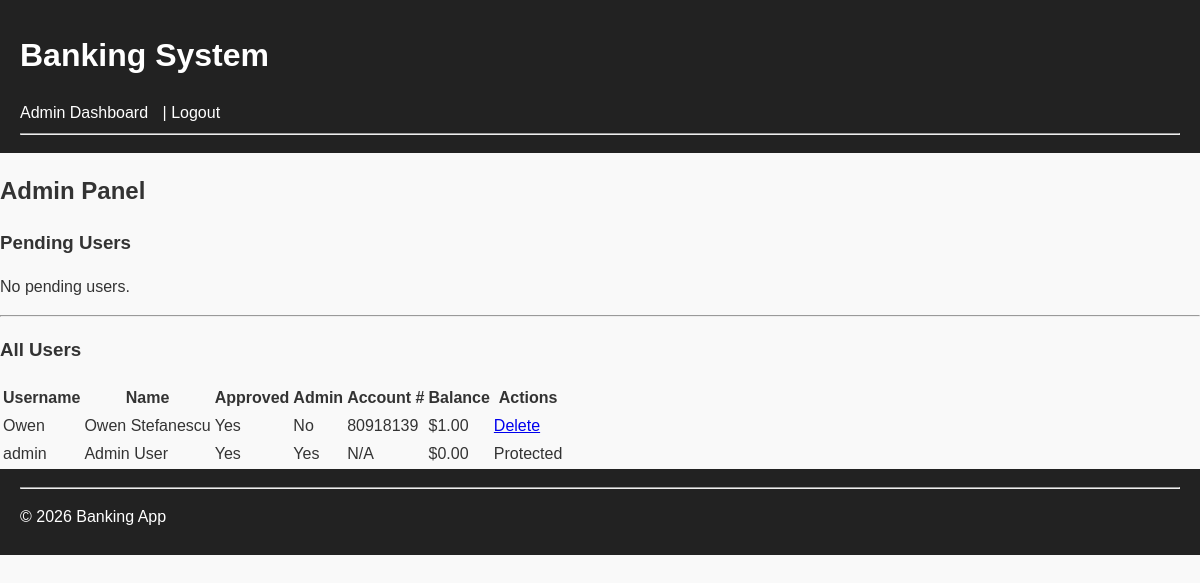
/admin (signed in), run on the app's committed database.
### bank_app/models/user.py (models this page shows)
class User(db.Model):
    __tablename__ = "users"
    id = db.Column(db.Integer, primary_key=True)
    username = db.Column(db.String(50), unique=True, nullable=False)
    first_name = db.Column(db.String(50), nullable=False)
    last_name = db.Column(db.String(50), nullable=False)
    ssn = db.Column(db.String(20), nullable=False)
    address = db.Column(db.String(200), nullable=False)
    phone = db.Column(db.String(20), nullable=False)
    password = db.Column(db.String(200), nullable=False)
    approved = db.Column(db.Boolean, default=False)
    is_admin = db.Column(db.Boolean, default=False)
    account_number = db.Column(db.String(20), unique=True)
    balance = db.Column(db.Float, default=0.0)

### bank_app/main.py (the view)
@app.route("/admin")
def admin_page():
    if not session.get("is_admin"):
        return "Unauthorized"
    pending_users = User.query.filter_by(approved=False).all()
    all_users = User.query.all()
    return render_template("admin.html", pending_users=pending_users, all_users=all_users)

### bank_app/templates/admin.html (shortened to what this page needs)
{% extends "base.html" %}
{% block content %}
<h2>Admin Panel</h2>
<h3>Pending Users</h3>
{% if pending_users %}
    <table class="pending-users">
        <thead>
            <tr>
                <th>Username</th>
                <th>Full Name</th>
                <th>SSN</th>
                <th>Address</th>
                <th>Phone</th>
                <th>Action</th>
            </tr>
        </thead>
        <tbody>
        {% for user in pending_users %}
            <tr>
                <td>{{ user.username }}</td>
                <td>{{ user.first_name }} {{ user.last_name }}</td>
                <td>{{ user.ssn }}</td>
                <td>{{ user.address }}</td>
                <td>{{ user.phone }}</td>
                <td>
                    <a class="approve-btn" href="/approve/{{ user.id }}">Approve</a>
                </td>
            </tr>
        {% endfor %}
        </tbody>
    </table>
{% else %}
    <p>No pending users.</p>
{% endif %}
<hr>
<h3>All Users</h3>
{% if all_users %}
    <table class="all-users">
        <thead>
            <tr>
                <th>Username</th>
                <th>Name</th>
                <th>Approved</th>
                <th>Admin</th>
                <th>Account #</th>
                <th>Balance</th>
                <th>Actions</th>
            </tr>
        </thead>
        <tbody>
        {% for user in all_users %}
            <tr>
                <td>{{ user.username }}</td>
                <td>{{ user.first_name }} {{ user.last_name }}</td>
                <td>{{ "Yes" if user.approved else "No" }}</td>
                <td>{{ "Yes" if user.is_admin else "No" }}</td>
                <td>{{ user.account_number or "N/A" }}</td>
                <td>${{ "%.2f"|format(user.balance) }}</td>
                <td>
                    {% if not user.is_admin %}
                        <a class="delete-btn" href="/delete/{{ user.id }}"
                           onclick="return confirm('Are you sure you want to delete this user?');">
                           Delete
                        </a>
                    {% else %}
                        <span>Protected</span>
                    {% endif %}
                </td>
            </tr>
        {% endfor %}
        </tbody>
    </table>
{% else %}
    <p>No users found.</p>
{% endif %}
{% endblock %}

### bank_app/templates/base.html (shortened to what this page needs)
<!DOCTYPE html>
<html lang="en">
<head>
    <link rel="stylesheet" href="../static/styles.css">
</head>
<body>
    <header>
        <h1>Banking System</h1>
        <nav>
            {% if session.get('user_id') %}
            {% if session.get('is_admin') %}
            <a href="/admin">Admin Dashboard</a>
            {% else %}
            <a href="/dashboard">Dashboard</a>
            <a href="/deposit">Deposit</a>
            <a href="/transfer">Transfer</a>
            <a href="/statement">Statement</a>
            {% endif %}
            | <a href="/logout">Logout</a>
            {% else %}
            <a href="/register">Register</a> |
            <a href="/login">Login</a>
            {% endif %}
        </nav>
        <hr>
    </header>
    <main>
        {% block content %}{% endblock %}
    </main>
    <footer>
        <hr>
        <p>© 2026 Banking App</p>
    </footer>
</body>
</html>

### bank_app/static/styles.css (style rules this page uses)
body { font-family: Arial, sans-serif; background-color: #f9f9f9; color: #333; line-height: 1.5; margin: 0; padding: 0; }
header, footer { background-color: #222; color: #fff; padding: 10px 20px; }
header nav a { color: #fff; margin-right: 10px; text-decoration: none; }

### data on the page
User: username "Owen", first_name "Owen", last_name "Stefanescu", approved "Yes", is_admin "No", account_number "80918139", balance "1.00"
User: username "admin", first_name "Admin", last_name "User", approved "Yes", is_admin "Yes", account_number "N/A", balance "0.00", shows "Protected"
